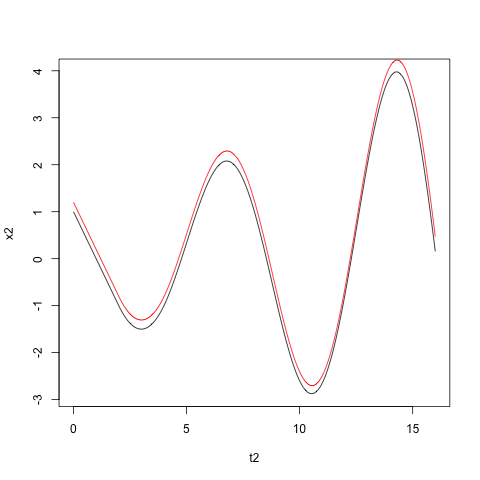

Generate this figure with R:
# solucion de la ecuacion x'(t) = -x(t-T) para t >= 0
# con x(t)=1 para t en [-T,0]


t2=5
dely = .2
#======================= solucion analitica con retardo

tao = 2

del1 = .1
n = tao/del1+1

t = seq(0,1,length.out = 100)

nrep = 8

t2 = c()
x2 = c()

for (n in 1:nrep){
  #n = 2
  tt = tao*t+(n-1)*tao
  x = 1
  for (k in 1:n){
    x = x + (-1)^k * (tt-(k-1)*tao)^k / factorial(k)
  }
  t2 = c(t2, tt)
  x2 = c(x2, x)
}

file = 'ecu2_1'
png(paste(file,".png",sep=''))

#print(length(t2))
#print(length(x2))
#print(t2)
#print(x2)
plot(t2,x2, type='l')


#======================= solucion numerica con  retardo

#tao = 2
del1 = .01
n = tao/del1+1

t = seq(0,tao,length.out = n)
y = rep(1, n)

nrep = 8
#cat('nrep:', nrep, '\n')

tt = t

for (i in 2:nrep){
  tt = c(tt, (i-1)*tao+t[2:n])
}

print('tt')
print(tt)

nt = length(tt)

yy = rep(0,nt)

y1 = y[1]
yy[1] = y1

for (i in 2:n){
  y2 = y1 - del1*y[i]
  yy[i] = y2
  y1 = y2
}

#print('yy')
#print(yy)

#print('y1')
#print(y1)

for (i in (n+1):nt){
  y2 = y1 - del1*yy[i-n]
  yy[i] = y2
  y1 = y2
}

#print(tt)
#print(yy)

#print(length(tt))
#print(length(yy))

points(tt, yy+dely, type='l', col='red')

dev.off()
